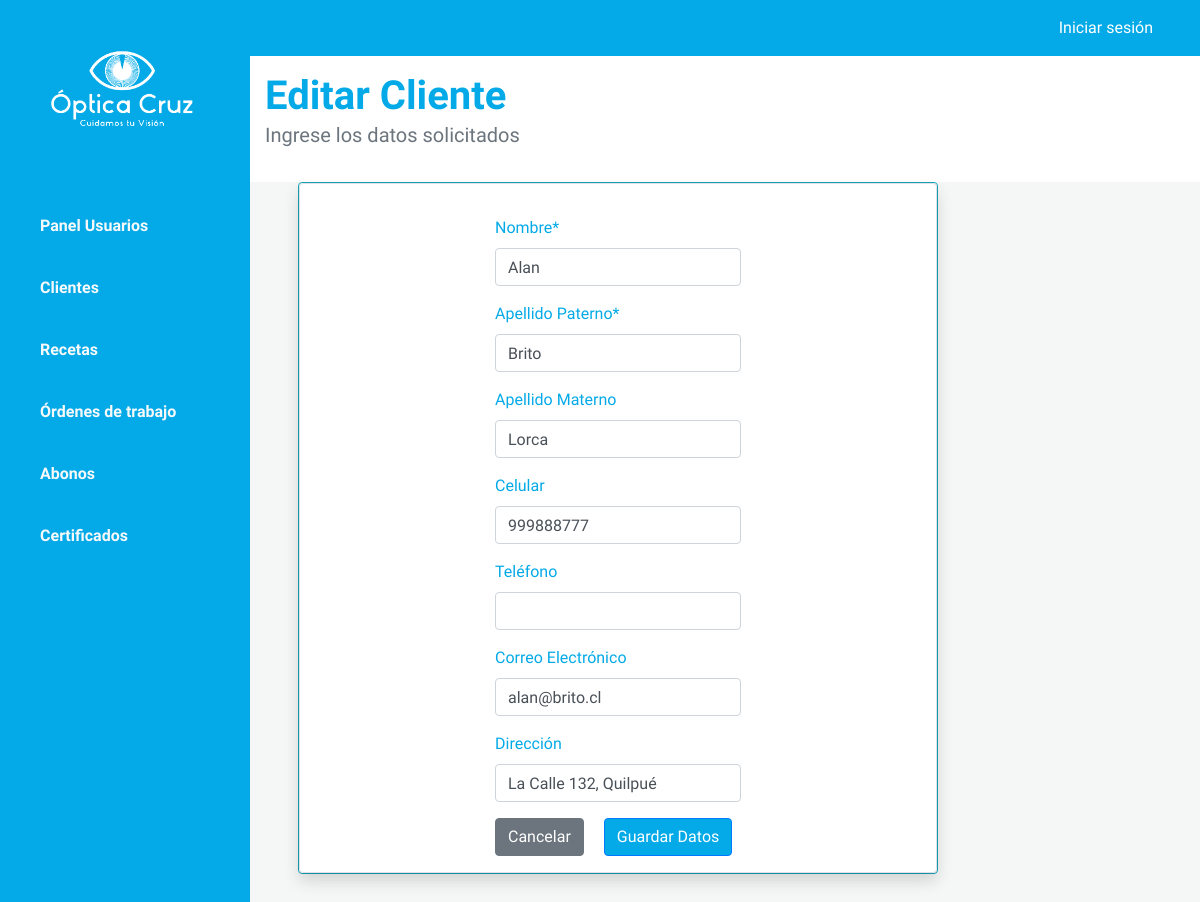
Page /11111111/cliente_edit/ on the committed database.
### optica/models.py (models this page shows, shortened)
class Cliente(models.Model):
    rutCliente = models.IntegerField(primary_key=True, verbose_name="RUN Cliente")
    dvRutCliente = models.CharField(max_length=1, verbose_name="Digito")
    nombreCliente = models.CharField(max_length=20, verbose_name="Nombre")
    apPaternoCliente = models.CharField(max_length=20, verbose_name="Apellido Paterno")
    apMaternoCliente = models.CharField(max_length=20, null=True, blank=True, verbose_name="Apellido Materno")
    celularCliente = models.IntegerField(null=True, blank=True, verbose_name="Celular")
    telefonoCliente = models.IntegerField(null=True, blank=True, verbose_name="Teléfono")
    emailCliente = models.EmailField(max_length=50, null=True, blank=True, verbose_name="Correo Electrónico")
    direccionCliente = models.CharField(max_length=100, null=True, blank=True, verbose_name="Dirección")
    creacionCliente = models.DateTimeField(auto_now_add=True, verbose_name="Creado el día")

### optica/views.py (the view)
# urls.py: path('<int:pk>/cliente_edit/', EditarClienteView.as_view(), name='cliente_edit'),
class EditarClienteView(SuccessMessageMixin, generic.UpdateView):
    model = Cliente
    fields = ('nombreCliente',
    'apPaternoCliente',
    'apMaternoCliente',
    'celularCliente',
    'telefonoCliente',
    'emailCliente',
    'direccionCliente',)
    success_url = reverse_lazy('cliente_list')
    success_message = "El cliente se ha editado exitosamente."

### optica/templates/optica/cliente_form.html (shortened to what this page needs)
{% extends 'optica/base.html' %}
{% load static crispy_forms_tags %}
{% block content%}
<div id="content" class="bg-grey w-100">
    <section class="bg-light py-3">
        <div class="container">
            <div class="row">
                <div class="col-lg-9 col-md-8">
                    <h1 class="font-weight-bold mb-0">
                        {% if cliente %}
                        Editar Cliente
                        {% else %}
                        Crear Cliente
                        {% endif %}
                    </h1>
                    <p class="lead text-muted">Ingrese los datos solicitados</p>
                </div>
            </div>
        </div>
    </section>
    <div class="card-center">
        <div class="ml-5 mb-5">
            <div class="card border-info" style="max-width: 40rem;">
                <div class="card border border-1 shadow rounded p-3 ">
                    <form action="" method="post" class="mt-3 mx-auto" style="max-width: 500px;"
                        enctype="multipart/form-data" novalidate>
                        {{ form|crispy }}
                        <a href="{% url 'cliente_list' %}" class="btn btn-secondary mr-3">Cancelar</a>
                        <button class="btn btn-primary">
                            Guardar Datos
                        </button>
                    </form>
                </div>
            </div>
        </div>
    </div>
</div>
{% endblock content %}

### rows in the picture
Cliente: nombreCliente "Alan", apPaternoCliente "Brito", apMaternoCliente "Lorca", celularCliente "999888777", emailCliente "alan@brito.cl", direccionCliente "La Calle 132, Quilpué"
